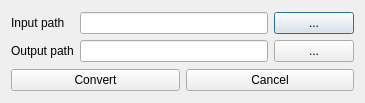
<?xml version="1.0" encoding="UTF-8"?>
<ui version="4.0">
 <class>Window_ImportSettings</class>
 <widget class="QDialog" name="Window_ImportSettings">
  <property name="geometry">
   <rect>
    <x>0</x>
    <y>0</y>
    <width>365</width>
    <height>103</height>
   </rect>
  </property>
  <property name="windowTitle">
   <string>Import settings</string>
  </property>
  <property name="windowIcon">
   <iconset>
    <normaloff>icon.ico</normaloff>icon.ico</iconset>
  </property>
  <layout class="QGridLayout" name="gridLayout">
   <item row="0" column="0" colspan="2">
    <layout class="QHBoxLayout" name="horizontalLayout">
     <item>
      <layout class="QVBoxLayout" name="verticalLayout">
       <item>
        <widget class="QLabel" name="label_2">
         <property name="text">
          <string>Input path</string>
         </property>
        </widget>
       </item>
       <item>
        <widget class="QLabel" name="label">
         <property name="text">
          <string>Output path</string>
         </property>
        </widget>
       </item>
      </layout>
     </item>
     <item>
      <layout class="QVBoxLayout" name="verticalLayout_2">
       <item>
        <widget class="QLineEdit" name="lineEdit_InputPath"/>
       </item>
       <item>
        <widget class="QLineEdit" name="lineEdit_OutputPath"/>
       </item>
      </layout>
     </item>
     <item>
      <layout class="QVBoxLayout" name="verticalLayout_4">
       <item>
        <widget class="QPushButton" name="buttonPathIn">
         <property name="sizePolicy">
          <sizepolicy hsizetype="Maximum" vsizetype="Fixed">
           <horstretch>0</horstretch>
           <verstretch>0</verstretch>
          </sizepolicy>
         </property>
         <property name="contextMenuPolicy">
          <enum>Qt::CustomContextMenu</enum>
         </property>
         <property name="text">
          <string>...</string>
         </property>
         <property name="flat">
          <bool>false</bool>
         </property>
        </widget>
       </item>
       <item>
        <widget class="QPushButton" name="buttonPathOut">
         <property name="sizePolicy">
          <sizepolicy hsizetype="Maximum" vsizetype="Fixed">
           <horstretch>0</horstretch>
           <verstretch>0</verstretch>
          </sizepolicy>
         </property>
         <property name="contextMenuPolicy">
          <enum>Qt::CustomContextMenu</enum>
         </property>
         <property name="text">
          <string>...</string>
         </property>
         <property name="flat">
          <bool>false</bool>
         </property>
        </widget>
       </item>
      </layout>
     </item>
    </layout>
   </item>
   <item row="1" column="1">
    <widget class="QPushButton" name="buttonCancel">
     <property name="text">
      <string>Cancel</string>
     </property>
    </widget>
   </item>
   <item row="1" column="0">
    <widget class="QPushButton" name="buttonConvert">
     <property name="text">
      <string>Convert</string>
     </property>
    </widget>
   </item>
  </layout>
 </widget>
 <resources/>
 <connections/>
</ui>
